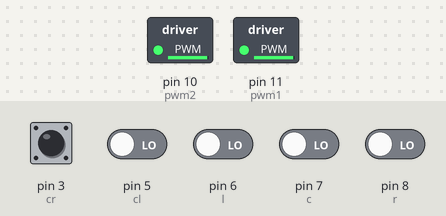
Bench run of a sketch on a simulated Arduino Uno, built with avr-gcc and run on an emulated ATmega328P. On the bench: switched loads named in the sketch (green lamp = pin HIGH). Dashed ring = blinking. The inputs (shaded band) are chosen by the test bench; at power-on: pin 3 (cr), pin 5 (cl), pin 6 (l), pin 7 (c), pin 8 (r) LOW. What the sketch prints to the serial monitor is not drawn.

Above: at 1.2 s.
1.3 s: pin 3 (cr) driven HIGH
At 1.6 s:
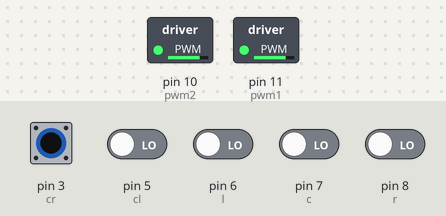
2.8 s: pin 5 (cl) driven HIGH
At 4.0 s:
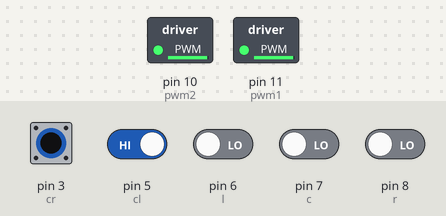
5.8 s: pin 3 (cr) pulsed LOW 5 times (0.12 s each, 0.3 s apart)
At 6.01 s:
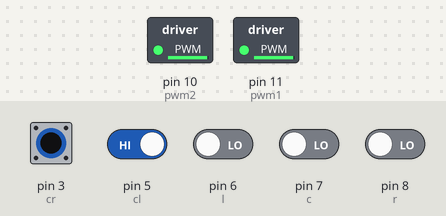
Timing chart, 0 to 8.8 s (numbered marks = the images above; inputs shaded):
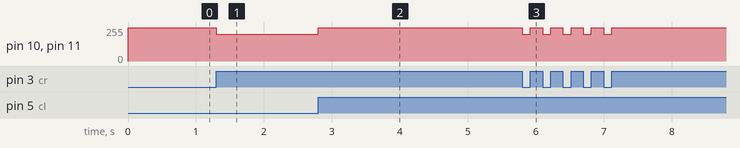

Measured:
- after the input at 1.3 s, pin 10 (pwm2), pin 11 (pwm1): 250/255 → 200/255 at once
- after the input at 2.8 s, pin 10 (pwm2), pin 11 (pwm1): 200/255 → 250/255 at once
- after the input at 5.8 s, pin 10 (pwm2), pin 11 (pwm1): alternates 250/255 for 0.18 s and 200/255 for 0.12 s, 10 changes in all, then stays 250/255, starting at once

The sketch:

IR.ino
```cpp
int l = 6;              // Connect Leftmost IR to pin 6
int cl = 5;             // Connect the IR in between Center and Leftmost IR to pin 5
int cr = 3;             // Conncet the IR in between Center and Rightmost IR to pin 3
int c = 7;              // Connest Center IR to pin 7
int r = 8 ;             // Connect Rightmost IR to pin 8
int lastcommand = 2;
const byte dir1 = 12;   // Connect DIR1 of motor driver to pin 13
const byte dir2 = 13;   // Connect DIR2 of motor driver to pin 12
const byte dir11 = 4;   // Connect DIR3 of motor driver to pin 4
const byte dir22 = 2;   // Connect DIR4 of motor driver to pin 2
const byte pwm1 = 11;   // Connect PWM1 of motor driver to pin 11
const byte pwm2 = 10;   // Connect PWM2 of motor driver to pin 10
void setup() {
  pinMode(l,INPUT);
  pinMode(cl,INPUT);
  pinMode(c,INPUT);
  pinMode(cr,INPUT);
  pinMode(r,INPUT);

  digitalWrite(dir1,HIGH);
  digitalWrite(dir2,HIGH);
  digitalWrite(dir11,LOW);
  digitalWrite(dir22,LOW);
  digitalWrite(pwm1,LOW);
  digitalWrite(pwm2,LOW);
  Serial.begin(115250);

}

void loop() {
  int L = digitalRead(l);
  int CR = digitalRead(cr);
  int C= digitalRead(c);
  int CL = digitalRead(cl);
  int R = digitalRead(r);
  int flag = 0;
  if(L && R && C && CL && CR || CR && CL || L && R || L && CR || R && CL) {moveForward();lastcommand = 2;flag =1;}
  if((L || CL )&& flag == 0) {
    moveLeft();lastcommand = 1;
    if(CL == 1 && L == 0) lastcommand = 2;
    }
  else if((R || CR) && flag == 0) {
    moveRight();lastcommand = 3;
    if(R == 0 && L == 1) lastcommand = 2;
  }
  else if(C) {moveForward();lastcommand = 2;}
  else wait();

}
void moveLeft() {
  // For robot to move left, right motor has to be faster than left motor
  digitalWrite(dir1,HIGH);
  digitalWrite(dir2,LOW);
  digitalWrite(dir11,LOW);
  digitalWrite(dir22,HIGH);
  analogWrite(pwm1,200);
  analogWrite(pwm2,200);
}

void moveRight() {
  // For robot to move right, left motor has to be faster than right motor
  digitalWrite(dir1,LOW);
  digitalWrite(dir2,HIGH);
  digitalWrite(dir11,HIGH);
  digitalWrite(dir22,LOW);
  analogWrite(pwm1,200);
  analogWrite(pwm2,200);
}

void moveForward() {
  // For robot to move forward, both motors have to be same speed
  digitalWrite(dir1,HIGH);
  digitalWrite(dir2,HIGH);
  digitalWrite(dir11,LOW);
  digitalWrite(dir22,LOW);
  analogWrite(pwm1,250);
  analogWrite(pwm2,250);
}

void wait() {
  Serial.println("wait");
  if(lastcommand == 1) moveLeft();
  if(lastcommand == 2) moveForward();
  if(lastcommand == 3) moveRight();
}
```
